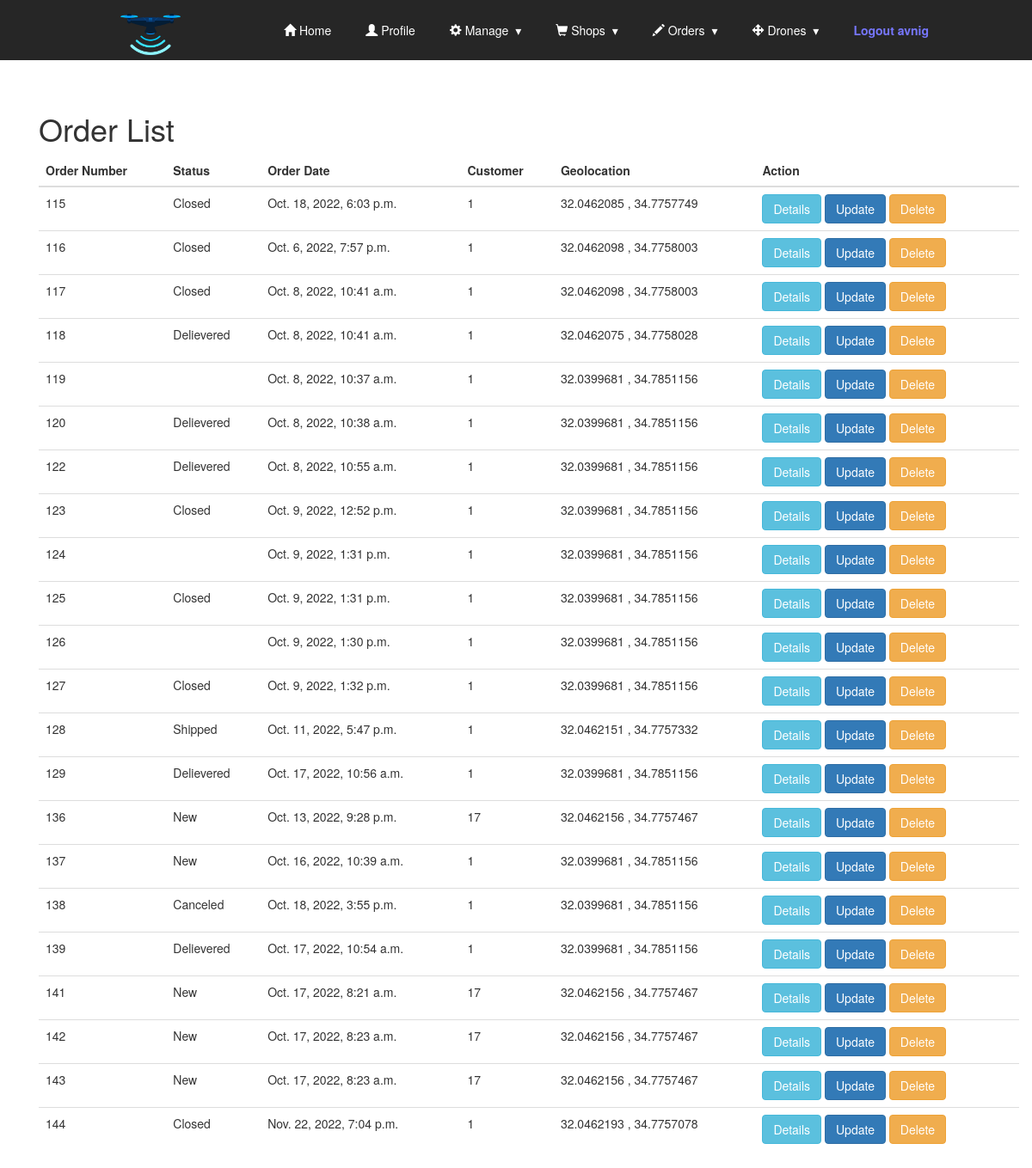
The app's page /orders/order_list (signed in) with its own data.
### orders/models.py (models this page shows, shortened)
class SoftDeletionModel(models.Model):
    deleted_at = models.DateTimeField(blank=True, null=True)
    objects = SoftDeletionManager()
    all_objects = SoftDeletionManager(alive_only=False)
    class Meta:
        abstract = True

class Order(SoftDeletionModel):
    OrderStatus = (
        ('New',1),          # A new order which was not yet attended
        ('Processing',3),   # An order that is being prepared for shipping
        ('Shipped',4),      # An order which is on its way with a drone
        ('Delievered',5),   # An order which the consumer accepted with the app
        ('Closed',6),       # An order after delievered
        ('Canceled',7),     # Softly deleted order / canceled
    )
    customer = models.IntegerField()
    order_date = models.DateTimeField(auto_now=True)
    status = models.CharField(max_length = 10, choices = OrderStatus, default = 1)
    shop = models.ForeignKey(Shop,on_delete=models.DO_NOTHING)
    drone = models.ForeignKey(Drone,on_delete=models.DO_NOTHING,null=True)
    total_price = models.FloatField(default=0)
    total_weight = models.FloatField(default=0)
    lat_location = models.FloatField(default=0)
    long_location = models.FloatField(default=0)

### orders/views.py (the view)
# urls.py: path('order_list',OrderListView.as_view(),name='order_list'),
@method_decorator(login_required, name='dispatch')
class OrderListView(ListView):
    model = Order
    context_object_name = 'order_list'
    template_name = 'orders/order_list.html'

### orders/models.py (called while the page is built)
    def get_queryset(self):
        if self.alive_only:
            return SoftDeletionQuerySet(self.model).filter(deleted_at=None)
        return SoftDeletionQuerySet(self.model)

### orders/templates/orders/order_list.html
<!DOCTYPE html>
{% extends "base.html" %}
{% load static %}
{% block content %}
<div class="container">
<br><br>
  <h1>Order List</h1>
<table class="table">
  <thead>
    <th>Order Number</th>
    <th>Status</th>
    <th>Order Date</th>
    <th>Customer</th>
    <th>Geolocation</th>
    <th>Action</th>
  </thead>
  <tbody>
  {% for order in object_list %}
    <tr class="default">
      <td>{{ order.id }}</td>
      <td>{{ order.status }}</td>
      <td>{{ order.order_date }}</td>
      <td>{{order.customer}}</td>
      <td>{{order.lat_location}} , {{order.long_location}}</td>
      <td>
        <a href="order/{{order.id}}/detail"><button type="button" class="btn btn-info">Details</button></a>
        <a href="{% url 'orders:order_update' order.id %}"><button type="button" class="btn btn-primary">Update</button></a>
        <a href="{% url 'orders:order_delete' order.id %}"><button type="button" class="btn btn-warning">Delete</button></a>
      </td>
    </tr>
  {% endfor %}
</tbody>
</table>
</div>
{% endblock %}

### templates/Base.html (shortened to what this page needs)
{% load static %}
<!DOCTYPE html>
<html>
<head>
  <link rel="stylesheet" href="https://maxcdn.bootstrapcdn.com/bootstrap/3.4.1/css/bootstrap.min.css">
  <link rel="stylesheet" href="{% static 'css/styles.css' %}">
  <link rel="stylesheet" href="{% static 'css/resp_nav_style.css' %}">
</head>
<body>
  <section class="nav-bar">
  <div class="nav-container">
    <div class="brand">
      <a class="brand" href="{% url 'index' %}"><img src="{% static 'dronebar/drone.png' %}" alt="Dronebar"></a>
    </div>
    <nav>
      <ul class="nav-list">
        <li class="active"><a href="{% url 'index' %}"><span class="glyphicon glyphicon-home"></span> Home</a></li>
        <li class="active"><a href="{% url 'accounts:profile' %}"><span class="glyphicon glyphicon-user"></span> Profile</a></li>
        <li>
          <a class="dropdown-toggle" data-toggle="dropdown" href="#"><span class="glyphicon glyphicon-cog"></span> Manage
          </a>
        </li>
        <li>
          <a class="dropdown-toggle" data-toggle="dropdown" href="#"><span class="glyphicon glyphicon-shopping-cart"></span> Shops
          </a>
        </li>
        <li>
          <a class="dropdown-toggle" data-toggle="dropdown" href="#"><span class="glyphicon glyphicon-pencil"></span> Orders
          </a>
        </li>
        <li>
          <a class="dropdown-toggle" data-toggle="dropdown" href="#"><span class="glyphicon glyphicon-move"></span> Drones
          </a>
        </li>
        <li><a href="{% url 'accounts:logout' %}" id="emp">Logout {{request.user}}</a></li>
      </ul>
    </nav>
  </div>
</section>
    <div class="container">
      {% block content %}
      {% endblock %}
    </div>
</body>
</html>

### static/css/styles.css (style rules this page uses)
#emp { color:#7777ff; text-color:#9999ff; font-weight: bold; }
.active { background-color: #04AA6D; color: white; }
td { padding: 1em; }

### static/css/resp_nav_style.css (style rules this page uses)
body { margin: 0; padding: 0; }
.nav-bar { height: 70px; background: #262626; }
.brand { position: absolute; padding-left: 20px; float: left; line-height: 70px; text-transform: uppercase; font-size: 1.4em; }
.brand a img { max-height: 70px; }
.brand a, .brand a:visited { color: #ffffff; text-decoration: none; }
.nav-container { max-width: 1000px; margin: 0 auto; }
nav { float: right; }
nav ul { list-style: none; margin: 0; padding: 0; }
nav ul li { float: left; position: relative; }
nav ul li a, nav ul li a:visited { display: block; padding: 0 20px; line-height: 70px; background: #262626; color: #ffffff; text-decoration: none; }
nav ul li a:not(:only-child):after, nav ul li a:visited:not(:only-child):after { padding-left: 4px; content: ' ▾'; }
@media screen and (min-width: 799px) { .nav-list { display: block !important; } }

### records on screen
Order: id "115", status "Closed", order_date "Oct. 18, 2022, 6:03 p.m.", customer "1", lat_location "32.0462085", long_location "34.7757749"
Order: id "116", status "Closed", order_date "Oct. 6, 2022, 7:57 p.m.", customer "1", lat_location "32.0462098", long_location "34.7758003"
Order: id "117", status "Closed", order_date "Oct. 8, 2022, 10:41 a.m.", customer "1", lat_location "32.0462098", long_location "34.7758003"
Order: id "118", status "Delievered", order_date "Oct. 8, 2022, 10:41 a.m.", customer "1", lat_location "32.0462075", long_location "34.7758028"
Order: id "119", order_date "Oct. 8, 2022, 10:37 a.m.", customer "1", lat_location "32.0399681", long_location "34.7851156"
Order: id "120", status "Delievered", order_date "Oct. 8, 2022, 10:38 a.m.", customer "1", lat_location "32.0399681", long_location "34.7851156"
Order: id "122", status "Delievered", order_date "Oct. 8, 2022, 10:55 a.m.", customer "1", lat_location "32.0399681", long_location "34.7851156"
Order: id "123", status "Closed", order_date "Oct. 9, 2022, 12:52 p.m.", customer "1", lat_location "32.0399681", long_location "34.7851156"
Order: id "124", order_date "Oct. 9, 2022, 1:31 p.m.", customer "1", lat_location "32.0399681", long_location "34.7851156"
Order: id "125", status "Closed", order_date "Oct. 9, 2022, 1:31 p.m.", customer "1", lat_location "32.0399681", long_location "34.7851156"
Order: id "126", order_date "Oct. 9, 2022, 1:30 p.m.", customer "1", lat_location "32.0399681", long_location "34.7851156"
Order: id "127", status "Closed", order_date "Oct. 9, 2022, 1:32 p.m.", customer "1", lat_location "32.0399681", long_location "34.7851156"
Order: id "128", status "Shipped", order_date "Oct. 11, 2022, 5:47 p.m.", customer "1", lat_location "32.0462151", long_location "34.7757332"
Order: id "129", status "Delievered", order_date "Oct. 17, 2022, 10:56 a.m.", customer "1", lat_location "32.0399681", long_location "34.7851156"
Order: id "136", status "New", order_date "Oct. 13, 2022, 9:28 p.m.", customer "17", lat_location "32.0462156", long_location "34.7757467"
Order: id "137", status "New", order_date "Oct. 16, 2022, 10:39 a.m.", customer "1", lat_location "32.0399681", long_location "34.7851156"
Order: id "138", status "Canceled", order_date "Oct. 18, 2022, 3:55 p.m.", customer "1", lat_location "32.0399681", long_location "34.7851156"
Order: id "139", status "Delievered", order_date "Oct. 17, 2022, 10:54 a.m.", customer "1", lat_location "32.0399681", long_location "34.7851156"
Order: id "141", status "New", order_date "Oct. 17, 2022, 8:21 a.m.", customer "17", lat_location "32.0462156", long_location "34.7757467"
Order: id "142", status "New", order_date "Oct. 17, 2022, 8:23 a.m.", customer "17", lat_location "32.0462156", long_location "34.7757467"
Order: id "143", status "New", order_date "Oct. 17, 2022, 8:23 a.m.", customer "17", lat_location "32.0462156", long_location "34.7757467"
Order: id "144", status "Closed", order_date "Nov. 22, 2022, 7:04 p.m.", customer "1", lat_location "32.0462193", long_location "34.7757078"

### other values on screen
{{ request.user }} "avnig"
